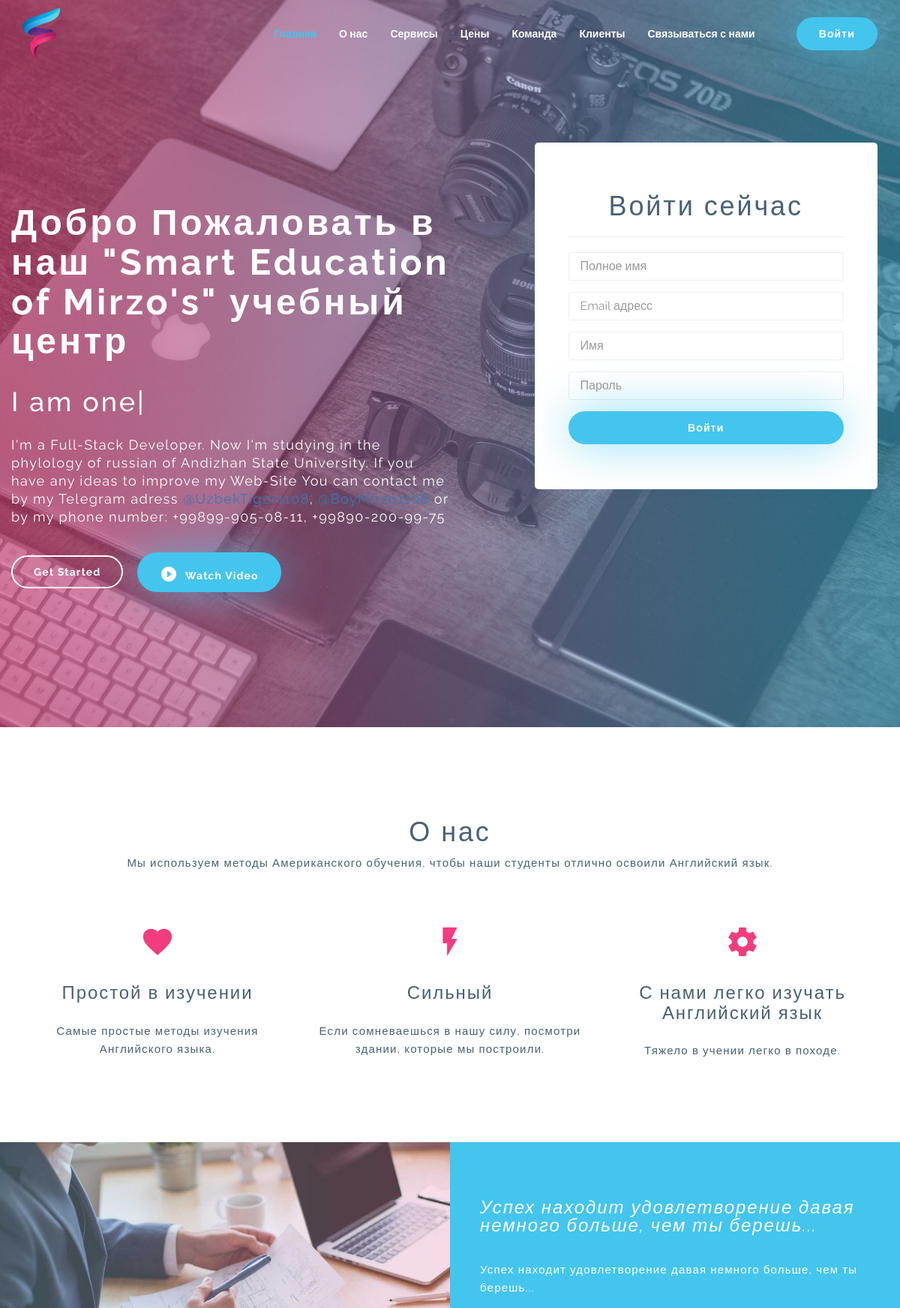
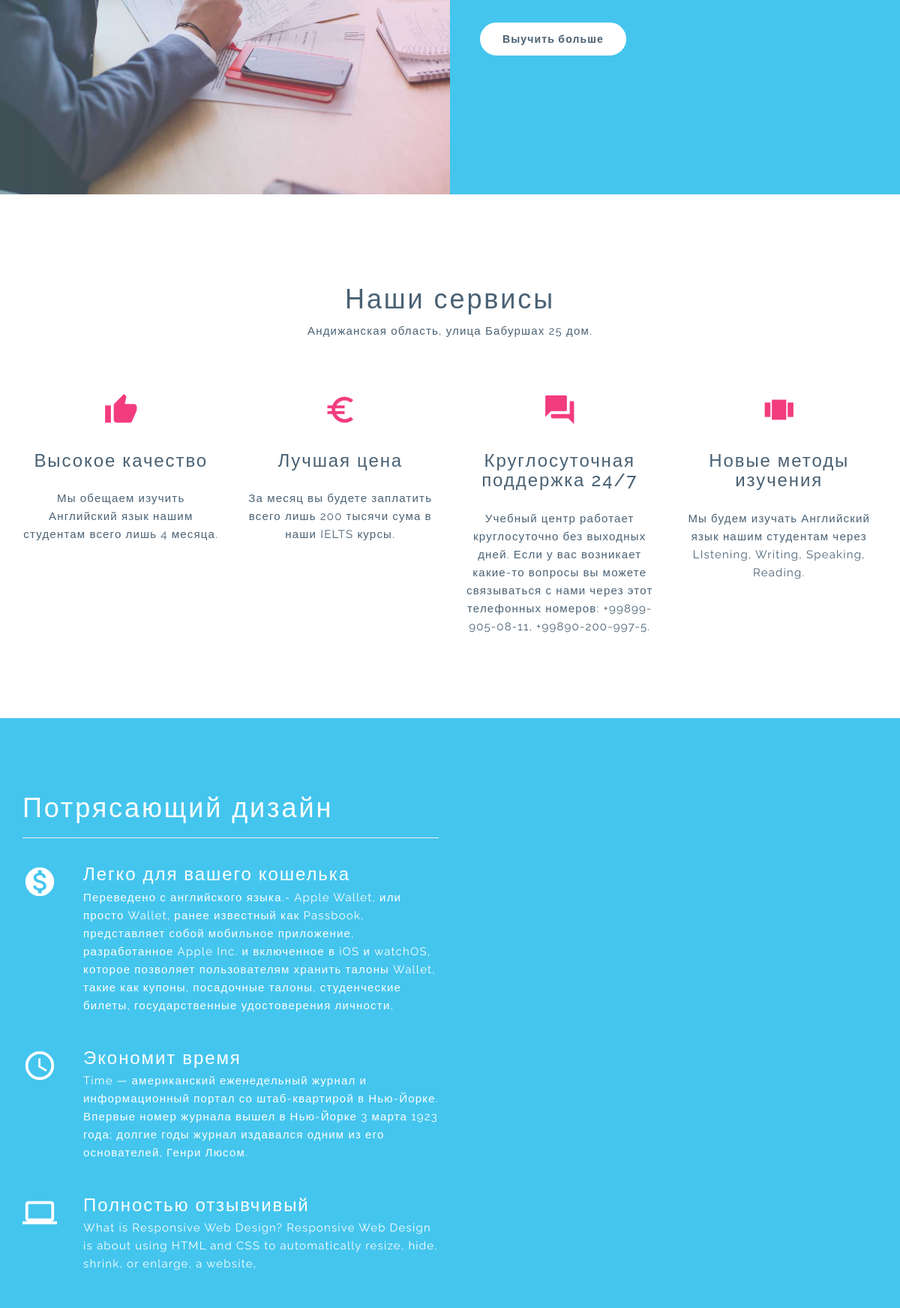
The page / (upper part) on the database its author committed (2 pictures, top to bottom).
### Main/models.py (models this page shows, shortened)
class About(models.Model):
    haqida = models.CharField(max_length=255)

class Service(models.Model):
    hizmatlar = models.CharField(max_length=255)

class Price(models.Model):
    narhlar = models.CharField(max_length=255)

class Team(models.Model):
    jamoa = models.CharField(max_length=255)

class Clients(models.Model):
    klient = models.CharField(max_length=255)

class Contact(models.Model):
    boglanish = models.CharField(max_length=255)

class SignIn(models.Model):
    kirish = models.CharField(max_length=255)

class Welcome(models.Model):
    hello = models.CharField(max_length=255)

class SignUp(models.Model):
    ulanish1 = models.CharField(max_length=255)

class StartNow(models.Model):
    boshlash = models.CharField(max_length=255)

class Haqida(models.Model):
    biz_haqimizda = models.CharField(max_length=255)
    tekst = models.CharField(max_length=355)

class Simple(models.Model):
    oson = models.CharField(max_length=255)
    text1 = models.CharField(max_length=255)

class Powerful(models.Model):
    kuchli = models.CharField(max_length=255)
    text2 = models.CharField(max_length=255)

class Easy(models.Model):
    qulay = models.CharField(max_length=355)
    text3 = models.CharField(max_length=355)

class Muvaffaqiyat(models.Model):
    yuksalishimiz_siri = models.CharField(max_length=355)
    tekst2 = models.CharField(max_length=355)

class Learn(models.Model):
    organish = models.CharField(max_length=355)

class Servis(models.Model):
    hizmat = models.CharField(max_length=255)
    tekst1 = models.CharField(max_length=355)

class Great(models.Model):
    zor = models.CharField(max_length=355)
    tekst3 = models.CharField(max_length=500)

class Best(models.Model):
    alo = models.CharField(max_length=355)
    tab = models.CharField(max_length=500)

class Support(models.Model):
    qollash = models.CharField(max_length=355)
    tekst4 = models.CharField(max_length=500)

class Learning(models.Model):
    oqish = models.CharField(max_length=355)
    talim_olish = models.CharField(max_length=500)

class Awesome(models.Model):
    title = models.CharField(max_length=255)
    text = models.TextField()

class Wallet(models.Model):
    tittle_1 = models.CharField(max_length=255)
    text_1 = models.TextField()
    tittle_2 = models.CharField(max_length=255)
    text_2 = models.TextField()
    tittle_3 = models.CharField(max_length=255)
    text_3 = models.TextField()

### Main/views.py (the view)
# urls.py: path('', Index, name='index')
def Index(request):
    title = MySite.objects.last()
    hello = Welcome.objects.last()
    house = Home.objects.last()
    haqida = About.objects.last()
    hizmatlar = Service.objects.last()
    narhlar = Price.objects.last()
    jamoa = Team.objects.last()
    klient = Clients.objects.last()
    boglanish = Contact.objects.last()
    kirish = SignIn.objects.last()
    ulanish = LogIn.objects.last()
    ulanish1 = SignUp.objects.last()
    boshlash = StartNow.objects.last()
    biz_haqimizda = Haqida.objects.last()
    hizmat = Servis.objects.last()
    oson = Simple.objects.last()
    text1 = Simple.objects.last()
    kuchli = Powerful.objects.last()
    text2 = Powerful.objects.last()
    tekst = Haqida.objects.last()
    qulay = Easy.objects.last()
    text3 = Easy.objects.last()
    tekst1 = Servis.objects.last()
    yuksalish_siri = Muvaffaqiyat.objects.last()
    tekst2 = Muvaffaqiyat.objects.last()
    organish = Learn.objects.last()
    zor = Great.objects.last()
    tekst3 = Great.objects.last()
    alo = Best.objects.last()
    tab = Best.objects.last()
    qollash = Support.objects.last()
    tekst4 = Support.objects.last()
    oqish = Learning.objects.last()
    talim_olish = Learning.objects.last()
    title = Awesome.objects.last()
    text = Awesome.objects.last()
    tittle_1 = Wallet.objects.all()
    text_1 = Wallet.objects.all()
    tittle_2 = Wallet.objects.all()
    text_2 = Wallet.objects.all()
    tittle_3 = Wallet.objects.all()
    text_3 = Wallet.objects.all()
    text = Me.objects.all()
    context = {
        'section1': Section1.objects.all(),
        'comandainfo': ComandaInfo.objects.all(),
        'section': Section.objects.all(),
        'comanda': Comanda.objects.all(),
        'prices': Prices.objects.all(),
        'clients': RealClients.objects.all(),
        'image': RealClientsImages.objects.all(),
        'real': RealPrices.objects.all(),
        'tittle_1': tittle_1,
        'text_1': text_1,
        'tittle_2': tittle_2,
        'text_2': text_2,
        'tittle_3': tittle_3,
        'text_3': text_3,
        'oqish': oqish,
        'talim_olish': talim_olish,
        'qollash': qollash,
        'tekst4': tekst4,
        'alo': alo,
        'tab': tab,
        'tekst3': tekst3,
        'zor': zor,
        'organish': organish,
        'yuksalish_siri': yuksalish_siri,
        'tekst2': tekst2,
        'tekst1': tekst1,
        'qulay': qulay,
        'text3': text3,
        'tekst': tekst,
        'text2': text2,
        'text1': text1,
        'kuchli': kuchli,
        'oson': oson,
        'hizmat': hizmat,
        'biz_haqimizda': biz_haqimizda,
        'boshlash': boshlash,
        'ulanish1': ulanish1,
        'ulanish': ulanish,
        'kirish': kirish,
        'boglanish': boglanish,
        'klient': klient,
        'jamoa': jamoa,
        'narhlar': narhlar,
        'hizmatlar': hizmatlar,
        'haqida': haqida,
        'house': house,
        'title': title,
        'hello': hello,
        'about': Me.objects.all(),
        'title': title,
        'text': text,
    }
    return render(request, 'index.html', context)

### templates/index.html (shortened to what this page needs)
{% load static %}
<!DOCTYPE html>
<html lang="en">
<head>
    <link href="{% static 'assets/js/plugins/bootsnav_files/skins/color.css'%}" rel="stylesheet">
    <link href="{% static 'assets/js/plugins/bootsnav_files/css/animate.css'%}" rel="stylesheet">
    <link href="{% static 'assets/js/plugins/bootsnav_files/css/bootsnav.css'%}" rel="stylesheet">
    <link href="{% static 'assets/js/plugins/bootsnav_files/css/overwrite.cs'%}s" rel="stylesheet">
    <link href="{% static 'assets/js/plugins/owl-carousel/owl.carousel.css'%}" rel="stylesheet">
    <link href="{% static 'assets/js/plugins/owl-carousel/owl.theme.css'%}" rel="stylesheet">
    <link href="{% static 'assets/js/plugins/owl-carousel/owl.transitions.css'%}" rel="stylesheet">
    <link href="{% static 'assets/js/plugins/Magnific-Popup-master/Magnific-Popup-master/dist/magnific-popup.css'%}" rel="stylesheet">
    <link href="https://cdnjs.cloudflare.com/ajax/libs/font-awesome/4.6.3/css/font-awesome.css" rel="stylesheet">
    <link href="{% static 'assets/bootstrap-3.3.7/bootstrap-3.3.7-dist/css/bootstrap.min.css'%}" rel="stylesheet">
    <link href="{% static 'assets/css/main.css'%}" rel="stylesheet">
</head>
<body>
    <nav class="navbar navbar-default navbar-fixed white no-background bootsnav navbar-scrollspy" data-minus-value-desktop="70" data-minus-value-mobile="55" data-speed="1000">
        <div class="container">
            <div class="navbar-header">
                <a class="navbar-brand" href="#brand">
                    <img src="{% static 'assets/img/logo.png'%}" class="logo" alt="logo">
                </a>
            </div>
            <div class="collapse navbar-collapse" id="navbar-menu">
                <ul class="nav navbar-nav navbar-right">
                    <li class="active scroll"><a href="#home">{{ house.house }}</a></li>
                    <li class="scroll"><a href="#about">{{ haqida.haqida }}</a></li>
                    <li class="scroll"><a href="#services">{{ hizmatlar.hizmatlar }}</a></li>
                    <li class="scroll"><a href="#price">{{ narhlar.narhlar }}</a></li>
                    <li class="scroll"><a href="#team">{{ jamoa.jamoa }}</a></li>
                    <li class="scroll"><a href="#clients">{{ klient.klient }}</a></li>
                    <li class="scroll"><a href="#contact">{{ boglanish.boglanish }}</a></li>
                    <li class="button-holder">
                        <button type="button" class="btn btn-blue navbar-btn" data-toggle="modal" data-target="#SignIn">{{ kirish.kirish }}</button>
                    </li>
                </ul>
            </div>
        </div>
    </nav>
    <section id="home">
        <div class="container">
            <div class="row">
                <div class="col-md-6 caption">
                    <h1>{{ hello.hello }}</h1>
                    <h2>
                           I am
                            <span class="animated-text"></span>
                        </h2>
                    <p>I'm a Full-Stack Developer. Now I'm studying in the phylology of russian of Andizhan State University. If you have any ideas to improve my Web-Site You can contact me by my Telegram adress <a href="https://t.me/UzbekTiger1108">@UzbekTiger1108</a>, <a href="https://t.me/BoyMirzo1108">@BoyMirzo1108</a> or by my phone number: +99899-905-08-11, +99890-200-99-75</p>
                    <a href="#" class="btn btn-transparent">Get Started</a>
                    <a class="btn btn-blue popup-youtube" href="https://www.youtube.com/watch?v=Q8TXgCzxEnw">
                        <i class="material-icons">play_circle_filled</i>Watch Video
                    </a>
                </div>
                <div class="col-md-5 col-md-offset-1">
                    <form class="signup-form">
                        <h2 class="text-center">{{ ulanish1.ulanish1 }}</h2>
                        <hr>
                        <div class="form-group">
                            <input type="text" class="form-control" placeholder="Полное имя" required="required">
                        </div>
                        <div class="form-group">
                            <input type="email" class="form-control" placeholder="Email адресс" required="required">
                        </div>
                        <div class="form-group">
                            <input type="text" class="form-control" placeholder="Имя" required="required">
                        </div>
                        <div class="form-group">
                            <input type="text" class="form-control" placeholder="Пароль" required="required">
                        </div>
                        <div class="form-group text-center">
                            <button type="submit" class="btn btn-blue btn-block">{{ boshlash.boshlash }}</button>
                        </div>
                    </form>
                </div>
            </div>
        </div>
    </section>
    <section id="about" class="section-padding">
        <div class="container">
            <h2>{{ biz_haqimizda.biz_haqimizda }}</h2>
            <p>{{ tekst.tekst }}</p>
            <div class="row">
                <div class="col-md-4">
                    <div class="icon-box">
                        <i class="material-icons">favorite</i>
                        <h4>{{ oson.oson }}</h4>
                        <p>{{ text1.text1 }}</p>
                    </div>
                </div>
                <div class="col-md-4">
                    <div class="icon-box">
                        <i class="material-icons">flash_on</i>
                        <h4>{{ kuchli.kuchli }}</h4>
                        <p>{{ text2.text2 }}</p>
                    </div>
                </div>
                <div class="col-md-4">
                    <div class="icon-box">
                        <i class="material-icons">settings</i>
                        <h4>{{ qulay.qulay }}</h4>
                        <p>{{ text3.text3 }}</p>
                    </div>
                </div>
            </div>
        </div>
    </section>
    <section id="story">
        <div class="container-fluid">
            <div class="row">
                <div class="col-md-6 story-bg">
                </div>
                <div class="col-md-6">
                    <div class="story-content">
                        <p class="story-quote">
                            {{ tekst2.tekst2 }}
                        </p>
                        <div class="story-text">
                            <p>{{ tekst2.tekst2 }}</p>
                        </div>
                        <a href="#" class="btn btn-white">{{ organish.organish }}</a>
                    </div>
                </div>
            </div>
        </div>
    </section>
    <section id="services" class="section-padding">
        <div class="container">
            <h2>{{ hizmat.hizmat }}</h2>
            <p>{{ tekst1.tekst1 }}</p>
            <div class="row">
                <div class="col-md-3">
                    <div class="icon-box">
                        <i class="material-icons">thumb_up</i>
                        <h4>{{ zor.zor }}</h4>
                        <p>{{ tekst3.tekst3 }}</p>
                    </div>
                </div>
                <div class="col-md-3">
                    <div class="icon-box">
                        <i class="material-icons">euro_symbol</i>
                        <h4>{{ alo.alo }}</h4>
                        <p>{{ tab.tab }}</p>
                    </div>
                </div>
                <div class="col-md-3">
                    <div class="icon-box">
                        <i class="material-icons">forum</i>
                        <h4>{{ qollash.qollash }}</h4>
                        <p>{{ tekst4.tekst4 }}</p>
                    </div>
                </div>
                <div class="col-md-3">
                    <div class="icon-box">
                        <i class="material-icons">view_carousel</i>
                        <h4>{{ oqish.oqish }}</h4>
                        <p>{{ talim_olish.talim_olish }}</p>
                    </div>
                </div>
            </div>
        </div>
    </section>
    <section id="features">
        <div class="container">
            <div class="row">
                <div class="col-md-6">
                    <h2>{{ title.title}}</h2>
                    <hr>
                    <div class="feat-media">
                        <div class="media">
                            <div class="media-left">
                                <a href="#">
                                    <i class="material-icons">monetization_on</i>
                                </a>
                            </div>
                        {% for i in tittle_1 %}
                            <div class="media-body">
                                <h4 class="media-heading">{{ i.tittle_1 }}</h4>
                                <p>{{ i.text_1 }}</p>
                            </div>
                        {% endfor %}
                        </div>
                        <div class="media">
                            <div class="media-left">
                                <a href="#">
                                    <i class="material-icons">access_time</i>
                                </a>
                            </div>
                        {% for i in tittle_2 %}
                            <div class="media-body">
                                <h4 class="media-heading">{{ i.tittle_2 }}</h4>
                                <p>{{ i.text_2 }}</p>
                            </div>
                        {% endfor %}
                        </div>
                        <div class="media">
                            <div class="media-left">
                                <a href="#">
                                    <i class="material-icons">computer</i>
                                </a>
                            </div>
                        {% for i in tittle_3 %}
                            <div class="media-body">
                                <h4 class="media-heading">{{ i.tittle_3 }}</h4>
                                <p>{{ i.text_3 }}</p>
                            </div>
                        {% endfor %}
                        </div>
                    </div>
                </div>
            </div>
        </div>
    </section>
</body>
</html>

### rows shown on the page
About: haqida "О нас"
Service: hizmatlar "Сервисы"
Price: narhlar "Цены"
Team: jamoa "Команда"
Clients: klient "Клиенты"
Contact: boglanish "Связываться с нами"
SignIn: kirish "Войти"
Welcome: hello "Добро Пожаловать в наш \"Smart Education of Mirzo's\" учебный центр"
SignUp: ulanish1 "Войти сейчас"
StartNow: boshlash "Войти"
Haqida: biz_haqimizda "О нас", tekst "Мы используем методы Американского обучения, чтобы наши студенты отлично освоили Английский язык."
Simple: oson "Простой в изучении", text1 "Самые простые методы изучения Английского языка."
Powerful: kuchli "Сильный", text2 "Если сомневаешься в нашу силу, посмотри здании, которые мы построили."
Easy: qulay "С нами легко изучать Английский язык", text3 "Тяжело в учении легко в походе."
Muvaffaqiyat: tekst2 "Успех находит удовлетворение давая немного больше, чем ты берешь..."
Learn: organish "Выучить больше"
Servis: hizmat "Наши сервисы", tekst1 "Андижанская область, улица Бабуршах 25 дом."
Great: zor "Высокое качество", tekst3 "Мы обещаем изучить Английский язык нашим студентам всего лишь 4 месяца."
Best: alo "Лучшая цена", tab "За месяц вы будете заплатить всего лишь 200 тысячи сума в наши IELTS курсы."
Support: qollash "Круглосуточная поддержка 24/7", tekst4 "Учебный центр работает круглосуточно без выходных дней. Если у вас возникает какие-то вопросы вы можете связываться с нами через этот телефонных номеров: +99899-905-08-11, +99890-200-997-5."
Learning: oqish "Новые методы изучения", talim_olish "Мы будем изучать Английский язык нашим студентам через LIstening, Writing, Speaking, Reading."
Awesome: title "Потрясающий дизайн"
Wallet: tittle_1 "Легко для вашего кошелька", text_1 "Переведено с английского языка.- Apple Wallet, или просто Wallet, ранее известный как Passbook, представляет собой мобильное приложение, разработанное Apple Inc. и включенное в iOS и watchOS, которое позволяет пользователям хранить талоны Wallet, такие как купоны, посадочные талоны, студенческие билеты, государственные удостоверения личности,", tittle_2 "Экономит время", text_2 "Time — американский еженедельный журнал и информационный портал со штаб-квартирой в Нью-Йорке. Впервые номер журнала вышел в Нью-Йорке 3 марта 1923 года; долгие годы журнал издавался одним из его основателей, Генри Люсом.", tittle_3 "Полностью отзывчивый", text_3 "What is Responsive Web Design? Responsive Web Design is about using HTML and CSS to automatically resize, hide, shrink, or enlarge, a website,"
